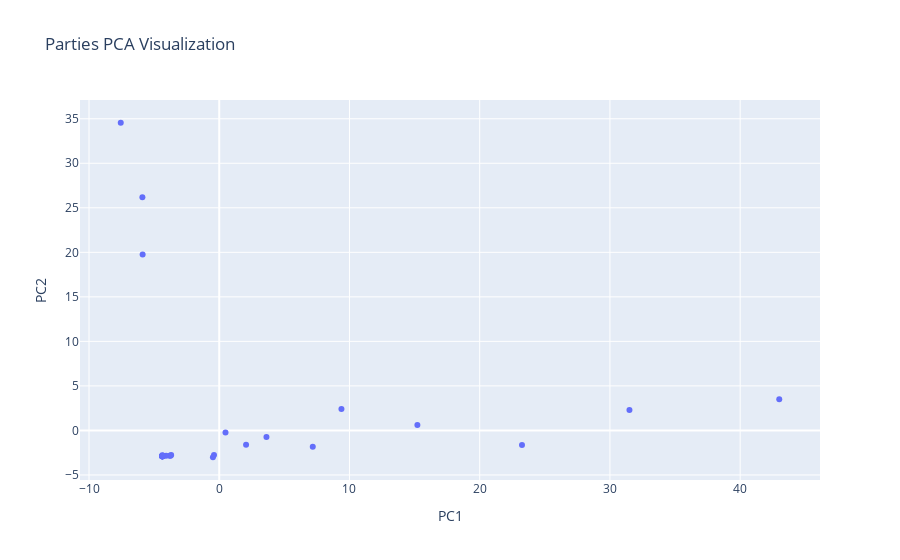

Write notebook code for a chart like this one.
### Markdown cell above
5) Visualize the 2D PCA for parties

### Code cell
fig_parties = px.scatter(
    parties_reduced_df,
    x='PC1',
    y='PC2',
    hover_data=['party_name'],
    title='Parties PCA Visualization'
)
fig_parties.show()

### Figure 1 — Plotly figure (JSON) as saved in the notebook; plotly's stock layout.template omitted (floating-point values rounded to 4 significant figures)
{"data": [{"customdata": [["ballot_code"], ["party_avoda"], ["party_shahar_kalkali_hadash"], ["party_bayit_yehudi"], ["party_agudat_israel"], ["party_daled"], ["party_vavmem"], ["party_shahar_koach_hevrati"], ["party_kama"], ["party_koach_lehashpia"], ["party_tzomet"], ["party_tet"], ["party_israel_hofshit_demokratit"], ["party_hakalkalit_hahadasha"], ["party_ichud_bnei_habrit"], ["party_tzav_hashaa"], ["party_hagush_hatana'chi"], ["party_kahol_lavan"], ["party_ani_veata"], ["party_israel_beitenu"], ["party_likud"], ["party_meretz"], ["party_kavod_haadam"], ["party_nativ"], ["party_shma"], ["party_haatzmaim_hachadashim"], ["party_yesh_kivun"], ["party_anachnu"], ["party_raam"], ["party_yesh_atid"], ["party_pesofit"], ["party_tze'irim_bo'arim"], ["party_manhigut_hevratit"], ["party_kol_hasviva_vehachai"], ["party_halev_hayehudi"], ["party_seder_chadash"], ["party_kol"], ["party_beometz_bishvilech"], ["party_kavod_umasoret"], ["party_shas"], ["party_daat_tov_vera"]], "hovertemplate": "PC1=%{x}<br>PC2=%{y}<br>party_name=%{customdata[0]}<extra></extra>", "legendgroup": "", "marker": {"color": "#636efa", "symbol": "circle"}, "mode": "markers", "name": "", "orientation": "v", "showlegend": false, "type": "scatter", "x": [9.384, 2.061, -3.745, -0.4009, -0.4843, -5.881, -5.9, -4.355, -4.374, -4.375, -4.374, 23.25, -4.334, -3.807, -4.373, -4.374, -4.366, 15.22, -4.366, 3.626, 43.0, 0.4811, -4.369, -4.333, -4.374, -4.343, -4.331, -4.368, -7.562, 31.5, -4.327, -4.077, -4.374, -4.325, -4.369, -4.343, -4.323, -3.692, -4.348, 7.183, -4.332], "xaxis": "x", "y": [2.403, -1.609, -2.831, -2.753, -3.012, 19.76, 26.19, -2.868, -2.901, -2.902, -2.891, -1.624, -2.856, -2.832, -2.897, -2.889, -2.89, 0.6175, -2.877, -0.7457, 3.513, -0.2247, -2.9, -2.882, -2.898, -2.869, -2.889, -2.896, 34.55, 2.284, -2.885, -2.834, -2.797, -2.881, -2.88, -2.875, -2.856, -2.767, -2.893, -1.84, -2.872], "yaxis": "y"}], "layout": {"legend": {"tracegroupgap": 0}, "title": {"text": "Parties PCA Visualization"}, "xaxis": {"anchor": "y", "domain": [0, 1], "title": {"text": "PC1"}}, "yaxis": {"anchor": "x", "domain": [0, 1], "title": {"text": "PC2"}}}}
